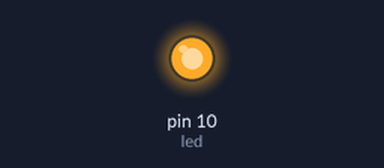
Bench run of a sketch on a simulated Arduino Uno, built with avr-gcc and run on an emulated ATmega328P. On the bench: output pins drawn as LEDs (lit = HIGH).

Above: at 2.5 s.
At 7.5 s:
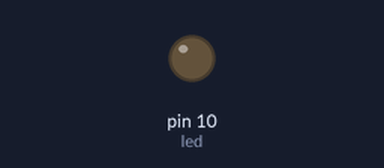
Timing chart, 0 to 13.0 s (numbered marks = the images above):
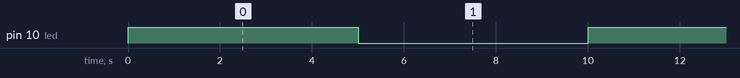

The sketch:

Project2_Blink_External_LED.ino
```cpp
int led = 10;

// the setup function runs once when you press reset or power the board

void setup() {
  // initialize digital pin LED_BUILTIN as an output.
  pinMode(led, OUTPUT);
}

// the loop function runs over and over again forever
void loop() {
  digitalWrite(led, HIGH);   // turn the LED on (HIGH is the voltage level)
  delay(5000);                       // wait for a second
  digitalWrite(led, LOW);    // turn the LED off by making the voltage LOW
  delay(5000);                       // wait for a second
}
```

Measured:
- by itself, pin 10 (led): alternates HIGH for 5.0 s and LOW for 5.0 s
